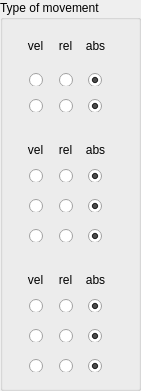
  <widget class="QGroupBox" name="groupBox_3">
   <property name="geometry">
    <rect>
     <x>890</x>
     <y>10</y>
     <width>141</width>
     <height>391</height>
    </rect>
   </property>
   <property name="title">
    <string>Type of movement</string>
   </property>
   <widget class="QFrame" name="frame_6">
    <property name="geometry">
     <rect>
      <x>20</x>
      <y>190</y>
      <width>101</width>
      <height>31</height>
     </rect>
    </property>
    <layout class="QHBoxLayout" name="horizontalLayout_4">
     <item>
      <widget class="QRadioButton" name="radioButton_index_1_vel">
       <property name="sizePolicy">
        <sizepolicy hsizetype="Minimum" vsizetype="Minimum">
         <horstretch>0</horstretch>
         <verstretch>0</verstretch>
        </sizepolicy>
       </property>
       <property name="font">
        <font>
         <kerning>true</kerning>
        </font>
       </property>
       <property name="text">
        <string/>
       </property>
       <property name="checked">
        <bool>false</bool>
       </property>
      </widget>
     </item>
     <item>
      <widget class="QRadioButton" name="radioButton_index_1_rel">
       <property name="text">
        <string/>
       </property>
      </widget>
     </item>
     <item>
      <widget class="QRadioButton" name="radioButton_index_1_abs">
       <property name="text">
        <string/>
       </property>
       <property name="checked">
        <bool>true</bool>
       </property>
      </widget>
     </item>
    </layout>
   </widget>
   <widget class="QLabel" name="label_12">
    <property name="geometry">
     <rect>
      <x>50</x>
      <y>30</y>
      <width>31</width>
      <height>31</height>
     </rect>
    </property>
    <property name="text">
     <string>rel</string>
    </property>
    <property name="alignment">
     <set>Qt::AlignCenter</set>
    </property>
   </widget>
   <widget class="QFrame" name="frame_10">
    <property name="geometry">
     <rect>
      <x>20</x>
      <y>350</y>
      <width>101</width>
      <height>31</height>
     </rect>
    </property>
    <layout class="QHBoxLayout" name="horizontalLayout_8">
     <item>
      <widget class="QRadioButton" name="radioButton_ring_2_vel">
       <property name="sizePolicy">
        <sizepolicy hsizetype="Minimum" vsizetype="Minimum">
         <horstretch>0</horstretch>
         <verstretch>0</verstretch>
        </sizepolicy>
       </property>
       <property name="font">
        <font>
         <kerning>true</kerning>
        </font>
       </property>
       <property name="text">
        <string/>
       </property>
       <property name="checked">
        <bool>false</bool>
       </property>
      </widget>
     </item>
     <item>
      <widget class="QRadioButton" name="radioButton_ring_2_rel">
       <property name="text">
        <string/>
       </property>
      </widget>
     </item>
     <item>
      <widget class="QRadioButton" name="radioButton_ring_2_abs">
       <property name="text">
        <string/>
       </property>
       <property name="checked">
        <bool>true</bool>
       </property>
      </widget>
     </item>
    </layout>
   </widget>
   <widget class="QFrame" name="frame_5">
    <property name="geometry">
     <rect>
      <x>20</x>
      <y>160</y>
      <width>101</width>
      <height>31</height>
     </rect>
    </property>
    <layout class="QHBoxLayout" name="horizontalLayout_3">
     <item>
      <widget class="QRadioButton" name="radioButton_index_0_vel">
       <property name="sizePolicy">
        <sizepolicy hsizetype="Minimum" vsizetype="Minimum">
         <horstretch>0</horstretch>
         <verstretch>0</verstretch>
        </sizepolicy>
       </property>
       <property name="font">
        <font>
         <kerning>true</kerning>
        </font>
       </property>
       <property name="text">
        <string/>
       </property>
       <property name="checked">
        <bool>false</bool>
       </property>
      </widget>
     </item>
     <item>
      <widget class="QRadioButton" name="radioButton_index_0_rel">
       <property name="text">
        <string/>
       </property>
      </widget>
     </item>
     <item>
      <widget class="QRadioButton" name="radioButton_index_0_abs">
       <property name="text">
        <string/>
       </property>
       <property name="checked">
        <bool>true</bool>
       </property>
      </widget>
     </item>
    </layout>
   </widget>
   <widget class="QFrame" name="frame_7">
    <property name="geometry">
     <rect>
      <x>20</x>
      <y>220</y>
      <width>101</width>
      <height>31</height>
     </rect>
    </property>
    <layout class="QHBoxLayout" name="horizontalLayout_5">
     <item>
      <widget class="QRadioButton" name="radioButton_index_2_vel">
       <property name="sizePolicy">
        <sizepolicy hsizetype="Minimum" vsizetype="Minimum">
         <horstretch>0</horstretch>
         <verstretch>0</verstretch>
        </sizepolicy>
       </property>
       <property name="font">
        <font>
         <kerning>true</kerning>
        </font>
       </property>
       <property name="text">
        <string/>
       </property>
       <property name="checked">
        <bool>false</bool>
       </property>
      </widget>
     </item>
     <item>
      <widget class="QRadioButton" name="radioButton_index_2_rel">
       <property name="text">
        <string/>
       </property>
      </widget>
     </item>
     <item>
      <widget class="QRadioButton" name="radioButton_index_2_abs">
       <property name="text">
        <string/>
       </property>
       <property name="checked">
        <bool>true</bool>
       </property>
      </widget>
     </item>
    </layout>
   </widget>
   <widget class="QFrame" name="frame_8">
    <property name="geometry">
     <rect>
      <x>20</x>
      <y>290</y>
      <width>101</width>
      <height>31</height>
     </rect>
    </property>
    <layout class="QHBoxLayout" name="horizontalLayout_6">
     <item>
      <widget class="QRadioButton" name="radioButton_ring_0_vel">
       <property name="sizePolicy">
        <sizepolicy hsizetype="Minimum" vsizetype="Minimum">
         <horstretch>0</horstretch>
         <verstretch>0</verstretch>
        </sizepolicy>
       </property>
       <property name="font">
        <font>
         <kerning>true</kerning>
        </font>
       </property>
       <property name="text">
        <string/>
       </property>
       <property name="checked">
        <bool>false</bool>
       </property>
      </widget>
     </item>
     <item>
      <widget class="QRadioButton" name="radioButton_ring_0_rel">
       <property name="text">
        <string/>
       </property>
      </widget>
     </item>
     <item>
      <widget class="QRadioButton" name="radioButton_ring_0_abs">
       <property name="text">
        <string/>
       </property>
       <property name="checked">
        <bool>true</bool>
       </property>
      </widget>
     </item>
    </layout>
   </widget>
   <widget class="QFrame" name="frame_3">
    <property name="geometry">
     <rect>
      <x>20</x>
      <y>64</y>
      <width>101</width>
      <height>31</height>
     </rect>
    </property>
    <layout class="QHBoxLayout" name="horizontalLayout">
     <item>
      <widget class="QRadioButton" name="radioButton_thumb_0_vel">
       <property name="sizePolicy">
        <sizepolicy hsizetype="Minimum" vsizetype="Minimum">
         <horstretch>0</horstretch>
         <verstretch>0</verstretch>
        </sizepolicy>
       </property>
       <property name="font">
        <font>
         <kerning>true</kerning>
        </font>
       </property>
       <property name="text">
        <string/>
       </property>
       <property name="checked">
        <bool>false</bool>
       </property>
      </widget>
     </item>
     <item>
      <widget class="QRadioButton" name="radioButton_thumb_0_rel">
       <property name="text">
        <string/>
       </property>
      </widget>
     </item>
     <item>
      <widget class="QRadioButton" name="radioButton_thumb_0_abs">
       <property name="text">
        <string/>
       </property>
       <property name="checked">
        <bool>true</bool>
       </property>
      </widget>
     </item>
    </layout>
   </widget>
   <widget class="QFrame" name="frame_9">
    <property name="geometry">
     <rect>
      <x>20</x>
      <y>320</y>
      <width>101</width>
      <height>31</height>
     </rect>
    </property>
    <layout class="QHBoxLayout" name="horizontalLayout_7">
     <item>
      <widget class="QRadioButton" name="radioButton_ring_1_vel">
       <property name="sizePolicy">
        <sizepolicy hsizetype="Minimum" vsizetype="Minimum">
         <horstretch>0</horstretch>
         <verstretch>0</verstretch>
        </sizepolicy>
       </property>
       <property name="font">
        <font>
         <kerning>true</kerning>
        </font>
       </property>
       <property name="text">
        <string/>
       </property>
       <property name="checked">
        <bool>false</bool>
       </property>
      </widget>
     </item>
     <item>
      <widget class="QRadioButton" name="radioButton_ring_1_rel">
       <property name="text">
        <string/>
       </property>
      </widget>
     </item>
     <item>
      <widget class="QRadioButton" name="radioButton_ring_1_abs">
       <property name="text">
        <string/>
       </property>
       <property name="checked">
        <bool>true</bool>
       </property>
      </widget>
     </item>
    </layout>
   </widget>
   <widget class="QFrame" name="frame_4">
    <property name="geometry">
     <rect>
      <x>20</x>
      <y>90</y>
      <width>101</width>
      <height>31</height>
     </rect>
    </property>
    <layout class="QHBoxLayout" name="horizontalLayout_2">
     <item>
      <widget class="QRadioButton" name="radioButton_thumb_1_vel">
       <property name="sizePolicy">
        <sizepolicy hsizetype="Minimum" vsizetype="Minimum">
         <horstretch>0</horstretch>
         <verstretch>0</verstretch>
        </sizepolicy>
       </property>
       <property name="font">
        <font>
         <kerning>true</kerning>
        </font>
       </property>
       <property name="text">
        <string/>
       </property>
       <property name="checked">
        <bool>false</bool>
       </property>
      </widget>
     </item>
     <item>
      <widget class="QRadioButton" name="radioButton_thumb_1_rel">
       <property name="text">
        <string/>
       </property>
      </widget>
     </item>
     <item>
      <widget class="QRadioButton" name="radioButton_thumb_1_abs">
       <property name="text">
        <string/>
       </property>
       <property name="checked">
        <bool>true</bool>
       </property>
      </widget>
     </item>
    </layout>
   </widget>
   <widget class="QLabel" name="label_7">
    <property name="geometry">
     <rect>
      <x>20</x>
      <y>30</y>
      <width>31</width>
      <height>31</height>
     </rect>
    </property>
    <property name="text">
     <string>vel</string>
    </property>
    <property name="alignment">
     <set>Qt::AlignCenter</set>
    </property>
   </widget>
   <widget class="QLabel" name="label_13">
    <property name="geometry">
     <rect>
      <x>80</x>
      <y>30</y>
      <width>31</width>
      <height>31</height>
     </rect>
    </property>
    <property name="text">
     <string>abs</string>
    </property>
    <property name="alignment">
     <set>Qt::AlignCenter</set>
    </property>
   </widget>
   <widget class="QLabel" name="label_14">
    <property name="geometry">
     <rect>
      <x>80</x>
      <y>134</y>
      <width>31</width>
      <height>31</height>
     </rect>
    </property>
    <property name="text">
     <string>abs</string>
    </property>
    <property name="alignment">
     <set>Qt::AlignCenter</set>
    </property>
   </widget>
   <widget class="QLabel" name="label_22">
    <property name="geometry">
     <rect>
      <x>20</x>
      <y>134</y>
      <width>31</width>
      <height>31</height>
     </rect>
    </property>
    <property name="text">
     <string>vel</string>
    </property>
    <property name="alignment">
     <set>Qt::AlignCenter</set>
    </property>
   </widget>
   <widget class="QLabel" name="label_23">
    <property name="geometry">
     <rect>
      <x>50</x>
      <y>134</y>
      <width>31</width>
      <height>31</height>
     </rect>
    </property>
    <property name="text">
     <string>rel</string>
    </property>
    <property name="alignment">
     <set>Qt::AlignCenter</set>
    </property>
   </widget>
   <widget class="QLabel" name="label_24">
    <property name="geometry">
     <rect>
      <x>20</x>
      <y>264</y>
      <width>31</width>
      <height>31</height>
     </rect>
    </property>
    <property name="text">
     <string>vel</string>
    </property>
    <property name="alignment">
     <set>Qt::AlignCenter</set>
    </property>
   </widget>
   <widget class="QLabel" name="label_25">
    <property name="geometry">
     <rect>
      <x>50</x>
      <y>264</y>
      <width>31</width>
      <height>31</height>
     </rect>
    </property>
    <property name="text">
     <string>rel</string>
    </property>
    <property name="alignment">
     <set>Qt::AlignCenter</set>
    </property>
   </widget>
   <widget class="QLabel" name="label_26">
    <property name="geometry">
     <rect>
      <x>80</x>
      <y>264</y>
      <width>31</width>
      <height>31</height>
     </rect>
    </property>
    <property name="text">
     <string>abs</string>
    </property>
    <property name="alignment">
     <set>Qt::AlignCenter</set>
    </property>
   </widget>
  </widget>
